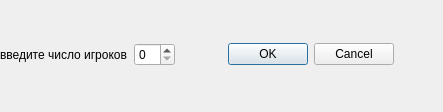
<?xml version="1.0" encoding="UTF-8"?>
<ui version="4.0">
 <class>select_player</class>
 <widget class="QDialog" name="select_player">
  <property name="geometry">
   <rect>
    <x>0</x>
    <y>0</y>
    <width>443</width>
    <height>112</height>
   </rect>
  </property>
  <property name="windowTitle">
   <string>Dialog</string>
  </property>
  <widget class="QWidget" name="horizontalLayoutWidget">
   <property name="geometry">
    <rect>
     <x>0</x>
     <y>-1</y>
     <width>441</width>
     <height>111</height>
    </rect>
   </property>
   <layout class="QHBoxLayout" name="horizontalLayout">
    <item>
     <widget class="QLabel" name="label">
      <property name="text">
       <string>введите число игроков</string>
      </property>
     </widget>
    </item>
    <item>
     <widget class="QSpinBox" name="player_counter_box"/>
    </item>
    <item>
     <widget class="QDialogButtonBox" name="buttonBox">
      <property name="orientation">
       <enum>Qt::Horizontal</enum>
      </property>
      <property name="standardButtons">
       <set>QDialogButtonBox::Cancel|QDialogButtonBox::Ok</set>
      </property>
      <property name="centerButtons">
       <bool>true</bool>
      </property>
     </widget>
    </item>
   </layout>
  </widget>
 </widget>
 <resources/>
 <connections>
  <connection>
   <sender>buttonBox</sender>
   <signal>accepted()</signal>
   <receiver>select_player</receiver>
   <slot>accept()</slot>
   <hints>
    <hint type="sourcelabel">
     <x>248</x>
     <y>254</y>
    </hint>
    <hint type="destinationlabel">
     <x>157</x>
     <y>274</y>
    </hint>
   </hints>
  </connection>
  <connection>
   <sender>buttonBox</sender>
   <signal>rejected()</signal>
   <receiver>select_player</receiver>
   <slot>reject()</slot>
   <hints>
    <hint type="sourcelabel">
     <x>316</x>
     <y>260</y>
    </hint>
    <hint type="destinationlabel">
     <x>286</x>
     <y>274</y>
    </hint>
   </hints>
  </connection>
 </connections>
</ui>
